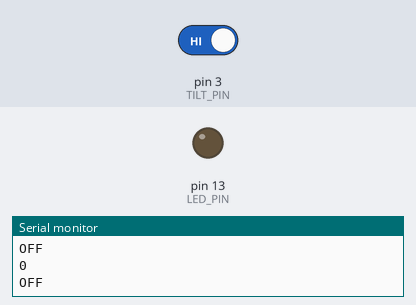
The sketch below on a simulated Arduino Uno, built with avr-gcc and run on an emulated ATmega328P. Parts: output pins drawn as LEDs (lit = HIGH), the last lines printed to the serial monitor. The inputs (shaded band) are chosen by the test bench; at power-on: pin 3 (TILT_PIN) HIGH.

Above: at 1.2 s.
1.3 s: pin 3 (TILT_PIN) driven LOW
At 2.5 s:
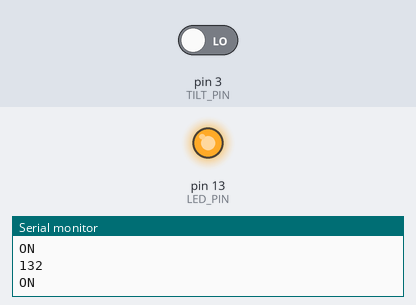
2.8 s: pin 3 (TILT_PIN) driven HIGH
At 3.8 s:
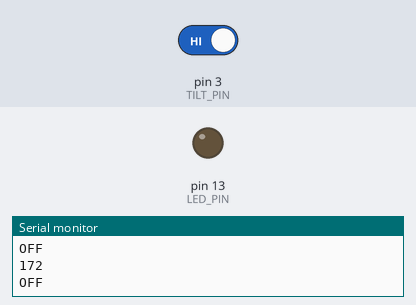
Timing chart, 0 to 5.8 s (numbered marks = the images above; inputs shaded):
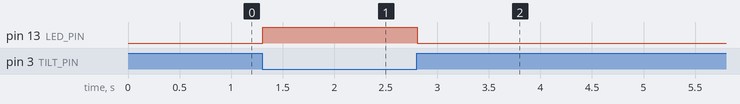

Measured:
- after the input at 1.3 s, pin 13 (LED_PIN): LOW → HIGH at once
- after the input at 2.8 s, pin 13 (LED_PIN): HIGH → LOW at once

The sketch:

Tilt_Print.ino
```cpp
#define TILT_PIN 3
#define LED_PIN 13
int counter;

void setup(){
  pinMode(TILT_PIN, INPUT_PULLUP);
  pinMode(LED_PIN, OUTPUT);

  //Test
  Serial.begin(9600);
}

void loop(){
  if (digitalRead(TILT_PIN) == LOW){
    digitalWrite(LED_PIN, HIGH);
    Serial.println("ON");
    counter++;
  }
  else{
    digitalWrite(LED_PIN, LOW);
    Serial.println("OFF");
  }

  Serial.println(counter);
}
```
